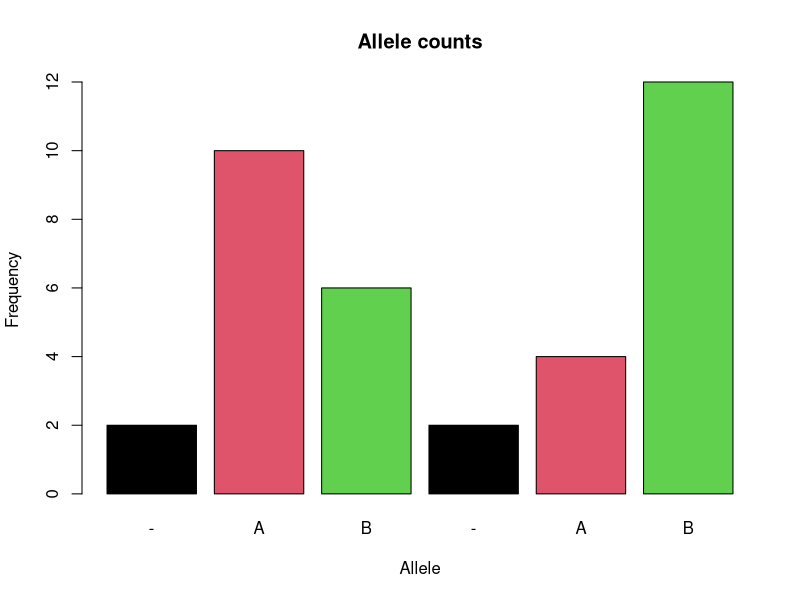

The R script that drew this image:
mydata=read.table("snps.txt", header=T,sep="\t") #Alleles in SNPs
mydata
pheno = read.table("animals.txt", header = T, sep="\t")
pheno

data = cbind(mydata, pheno) #joined the two series by column
data = data[,-1] #dropped column 1
data = data[,c(3, 4, 1, 2)] #rearranged columns
data
data$allele1 = factor(data$allele1) 
data$allele2 = factor(data$allele2)

summary(data)

#Allele counts for  each SNP
barplot(c(summary(data$allele1),summary(data$allele2)), main="Allele counts", 
        col = c(1,2,3,1,2,3), xlab = 'Allele', ylab = 'Frequency')
#Pooled allele counts
